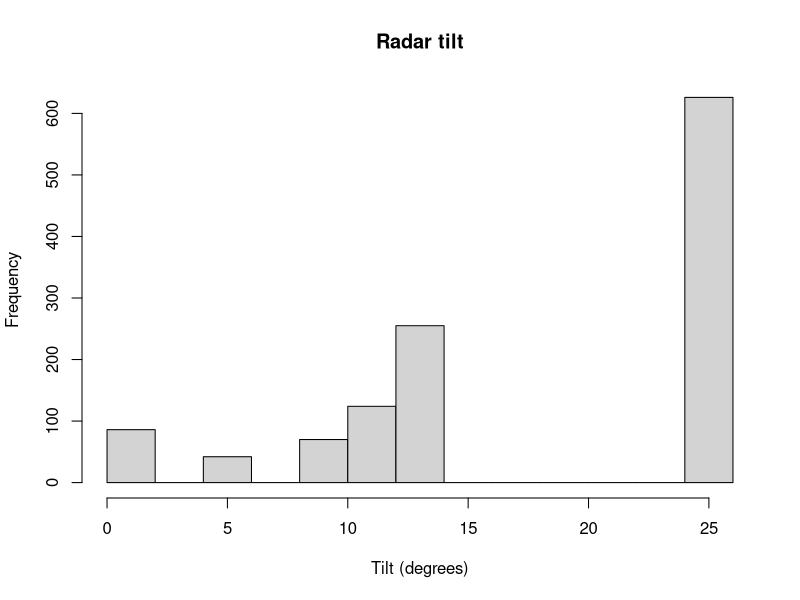
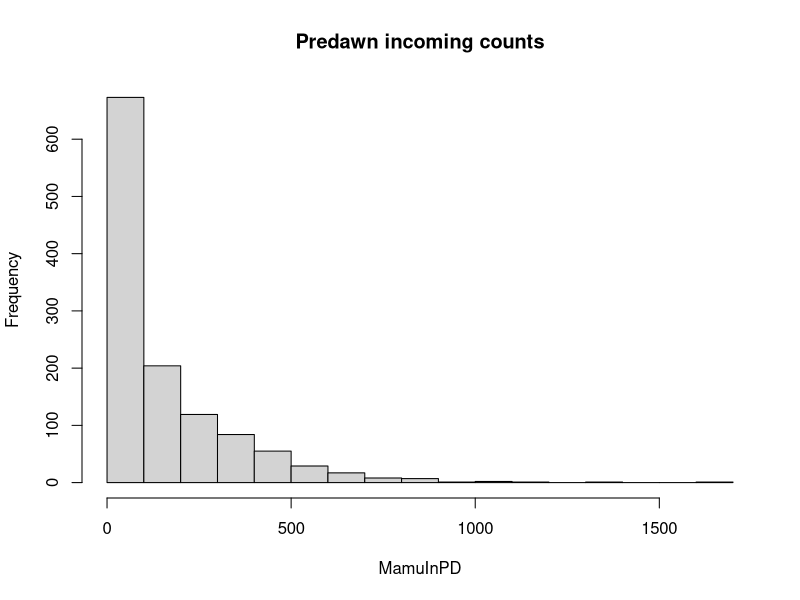
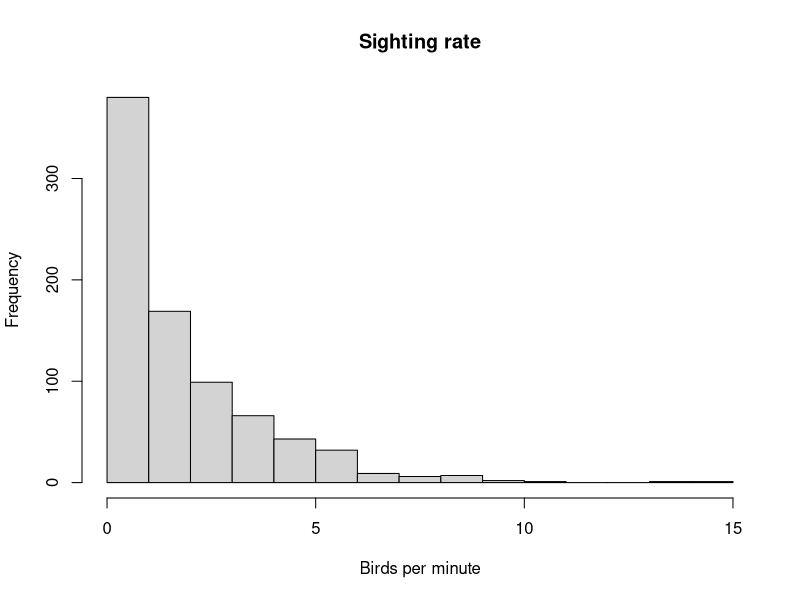
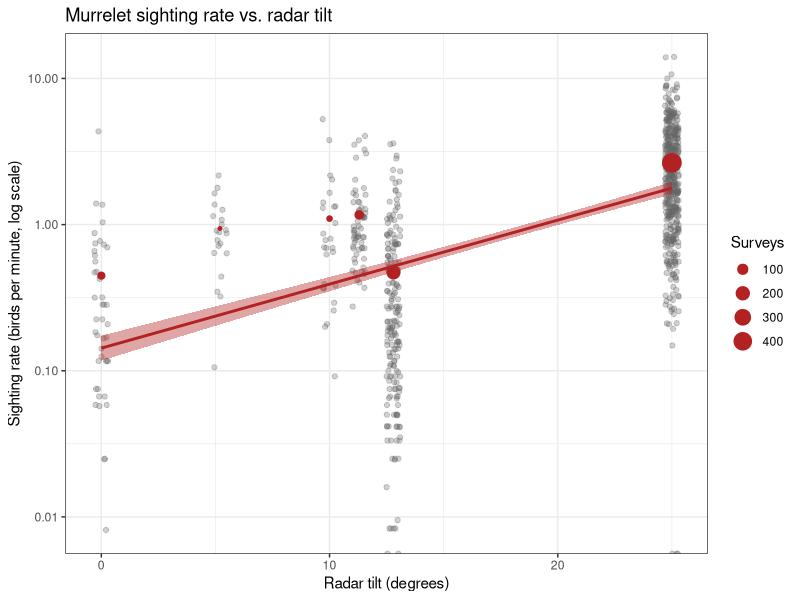

Here is the R script that generated these plots, in order:

## Script to ask: how does radar Tilt affect murrelet sightings?

# Dataset from: https://doi.org/10.6084/m9.figshare.25308250


# 0 - Load packages -------------------------------------------------------
library(data.table)
library(ggplot2)


# 1 - Read in data --------------------------------------------------------

d <- data.table(read.csv('Data/Murrelet-data/mamu-count-data.csv'))


# 2 - Basic exploration ---------------------------------------------------

dim(d)
str(d)
summary(d[, .(Year, Tilt, SurveyDuration, PDSurveyDuration, MamuInPD)])

# Missing values in key columns
d[, lapply(.SD, function(x) sum(is.na(x))),
  .SDcols = c('Tilt', 'MamuInPD', 'PDSurveyDuration', 'Dir', 'Status')]

# Survey types and statuses
d[, .N, by = Dir]
d[, .N, by = Status]
d[, .N, by = Tilt][order(Tilt)]

# Raw distributions
hist(d$Tilt, main = 'Radar tilt', xlab = 'Tilt (degrees)')
hist(d$MamuInPD, main = 'Predawn incoming counts', xlab = 'MamuInPD')


# 3 - Data cleaning -------------------------------------------------------

# Keep complete, predawn (incoming) surveys with valid durations and tilt.
# Outgoing (evening) surveys have very different counts and negative
# predawn durations, so they are excluded.
dc <- d[Dir == 'Incoming' &
          Status == 'Complete' &
          !is.na(Tilt) &
          !is.na(MamuInPD) &
          PDSurveyDuration > 0]

# Sighting rate: predawn incoming birds per minute of predawn survey
dc[, sighting_rate := MamuInPD / PDSurveyDuration]

nrow(d); nrow(dc)  # rows before / after cleaning
summary(dc$sighting_rate)
hist(dc$sighting_rate, main = 'Sighting rate', xlab = 'Birds per minute')

# Sighting rates are strongly right-skewed, so also use a log scale
dc[, log_rate := log1p(sighting_rate)]


# 4 - Simple figure: Tilt vs sightings ------------------------------------

# Mean rate per tilt angle, to show the pattern beyond overplotted points
tilt_means <- dc[, .(mean_rate = mean(sighting_rate), n = .N), by = Tilt]

ggplot(dc, aes(x = Tilt, y = sighting_rate)) +
  geom_jitter(width = 0.3, alpha = 0.3, colour = 'grey40') +
  geom_point(data = tilt_means, aes(y = mean_rate, size = n),
             colour = 'firebrick') +
  geom_smooth(method = 'lm', colour = 'firebrick', fill = 'firebrick') +
  scale_y_log10() +
  labs(x = 'Radar tilt (degrees)',
       y = 'Sighting rate (birds per minute, log scale)',
       size = 'Surveys',
       title = 'Murrelet sighting rate vs. radar tilt') +
  theme_bw()

# Quick stats check
summary(lm(log_rate ~ Tilt, data = dc))
